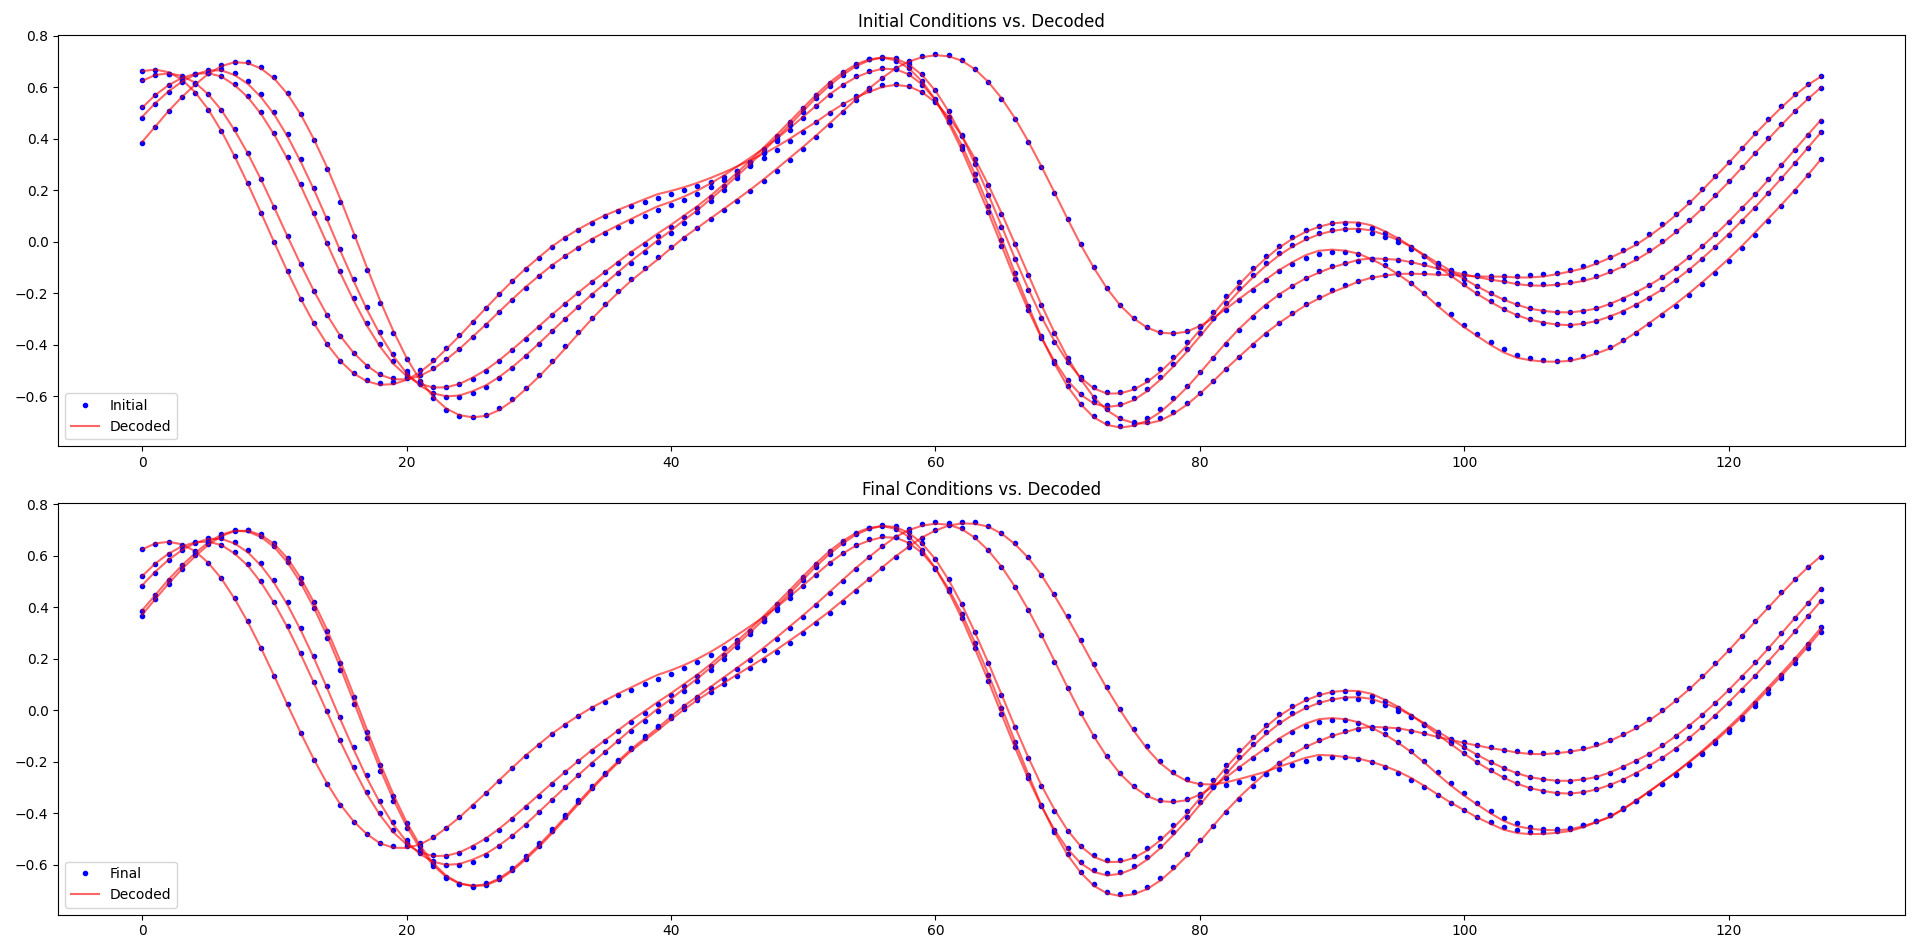

Python code for this plot:
import json
import os
import pickle
import tensorflow as tf
import numpy as np

from tensorflow.keras.models import Sequential
from tensorflow.keras.layers import Dense, Input
from rk4_functions import RK4Model
from cnn_functions import build_autoencoder, build_decoder, build_encoder, neural_configuration

import matplotlib.pyplot as plt
from IPython import get_ipython
get_ipython().run_line_magic('matplotlib', 'qt5')

version = 3
##########################################-.LOAD PARAMS AND DATASETS.-########################################

json_files = sorted([f for f in os.listdir('../../autoencoder/files') if f.endswith('.json')])

with open(f'../../autoencoder/files/{json_files[0]}') as f:
    params = json.load(f)

with open(f"../version_{version}/train_dataset.pkl", "rb") as f:
    dataset_loaded = pickle.load(f)
    
with open(f"../version_{version}/encoded_dataset.pkl", "rb") as f:
    encoded_dataset = pickle.load(f)
encoded_dataset = np.array(encoded_dataset, dtype=object) 

initial_conditions = np.array(list(zip(*dataset_loaded))[0])
u_final = np.array(list(zip(*dataset_loaded))[1])
times = np.array(list(zip(*dataset_loaded))[-1])

##########################################-.MODEL PARAMETERS.-########################################

dh = params['dh']
lr = params['lr']
lista_neuronas_encoder = params['lista_neuronas_encoder']
kernel_size = params['kernel_size']
strides = params['strides']
config_encoder, config_decoder = neural_configuration(lista_neuronas_encoder, kernel_size, strides)

##########################################-.BUILD AUTOENCODER.-########################################

autoencoder = build_autoencoder(params['N'], config_encoder, config_decoder, dh, lr)

h5_files = [file for file in os.listdir('../../autoencoder/files') if file.endswith('.h5')]
autoencoder.load_weights(f'../../autoencoder/files/{h5_files[-1]}')

##########################################-.BUILD MODELS.-########################################

input_shape = (params['N'], 1)
encoder, encoded_shape = build_encoder(input_shape, config_encoder, params['dh'])
decoder = build_decoder(encoded_shape, config_decoder, dh)

encoder.set_weights(autoencoder.get_layer('encoder').get_weights())
decoder.set_weights(autoencoder.get_layer('decoder').get_weights())

encoder.summary()
decoder.summary()
#%%
##########################################-.PLOTS.-########################################

fig, axes = plt.subplots(2, 1, figsize=(20, 14))

for i in range(5):
    # Decode the initial condition
    initial_decoded = decoder(tf.constant([encoded_dataset[i][0]], dtype=tf.float32)).numpy().squeeze(axis=-1)[0]
    # Decode the final condition
    final_decoded = decoder(tf.constant([encoded_dataset[i][1]], dtype=tf.float32)).numpy().squeeze(axis=-1)[0]

    # Plot initial conditions and their decoded counterparts
    axes[0].plot(initial_conditions[i], 'b.', label='Initial' if i == 0 else "")
    axes[0].plot(initial_decoded, 'r-', alpha=0.6, label='Decoded' if i == 0 else "")
    
    # Plot final conditions and their decoded counterparts
    axes[1].plot(u_final[i], 'b.', label='Final' if i == 0 else "")
    axes[1].plot(final_decoded, 'r-', alpha=0.6, label='Decoded' if i == 0 else "")

axes[0].set_title('Initial Conditions vs. Decoded')
axes[1].set_title('Final Conditions vs. Decoded')

# Add legends only once
axes[0].legend()
axes[1].legend()

plt.tight_layout()
plt.show()
